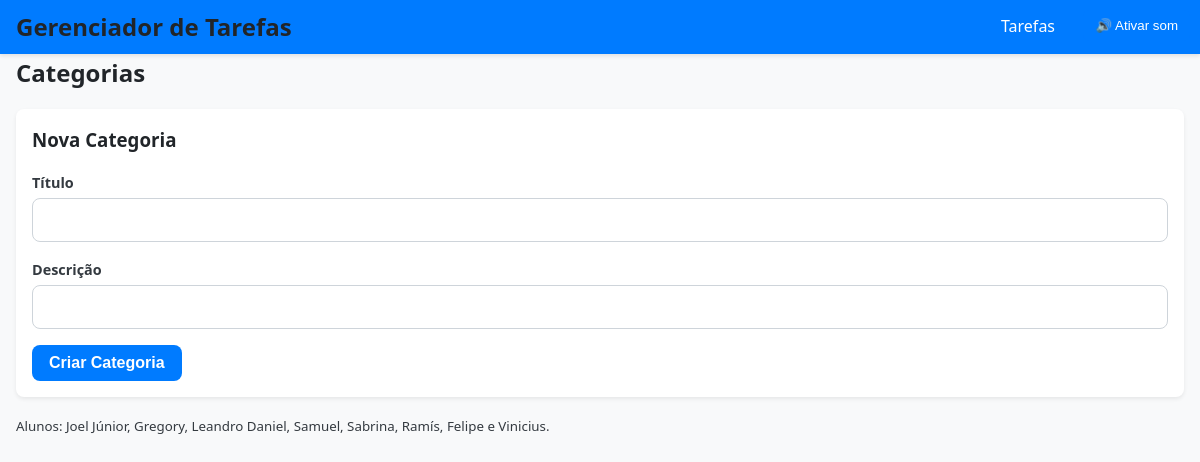
The page /categories on the database as committed earlier.
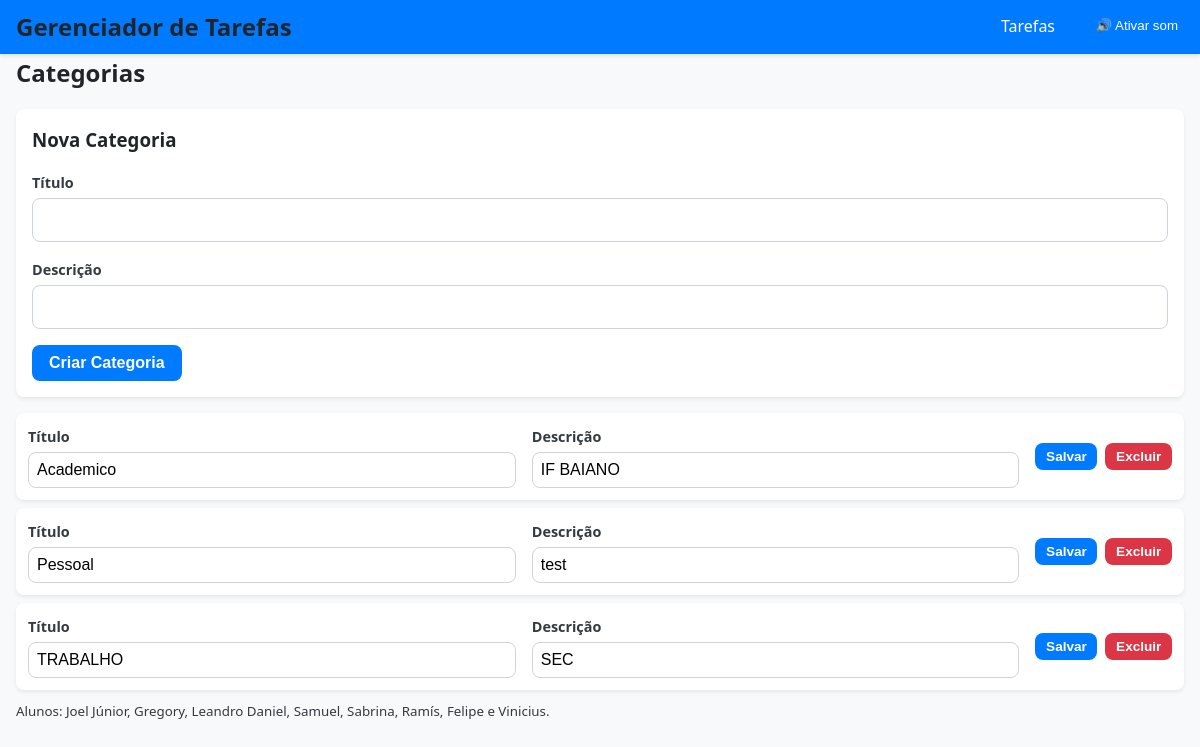
The same page on the database as committed later.
### tables this page shows
CREATE TABLE categories(
        id INTEGER PRIMARY KEY AUTOINCREMENT,
        title TEXT UNIQUE NOT NULL,
        description TEXT
    );

### app.py (the view)
@app.route('/categories')
def categories():
    cats = trabalho.get_categories()
    categories = [{'id': c[0], 'title': c[1], 'description': c[2]} for c in cats]
    return render_template('categories.html', categories=categories)

### trabalho.py (called while the page is built)
def db_execute(query, params=(), fetch=False, many=False):
    conn = sqlite3.connect(DB)
    c = conn.cursor()
    if many:
        c.executemany(query, params)
    else:
        c.execute(query, params)
    if fetch:
        rows = c.fetchall()
        conn.close()
        return rows
    conn.commit()
    conn.close()

def get_categories():
    return db_execute("SELECT id, title, description FROM categories ORDER BY title", fetch=True)

### templates/categories.html
{% extends "base.html" %}
{% block content %}
<h2>Categorias</h2>
<form class="card new-category-form" action="{{ url_for('new_category') }}" method="post">
  <h3>Nova Categoria</h3>
  <div class="form-group">
    <label for="new_title">Título</label>
    <input id="new_title" name="title" required>
  </div>
  <div class="form-group">
    <label for="new_description">Descrição</label>
    <input id="new_description" name="description">
  </div>
  <button class="btn primary" type="submit">Criar Categoria</button>
</form>
<ul class="category-list">
  {% for c in categories %}
  <li class="card category-item">
    <form action="{{ url_for('edit_category', cat_id=c.id) }}" method="post" class="category-edit-form">
      <div class="form-group">
        <label for="title-{{ c.id }}">Título</label>
        <input id="title-{{ c.id }}" name="title" value="{{ c.title }}" required>
      </div>
      <div class="form-group">
        <label for="desc-{{ c.id }}">Descrição</label>
        <input id="desc-{{ c.id }}" name="description" value="{{ c.description or '' }}">
      </div>
      <div class="category-actions">
          <button class="btn small primary" type="submit">Salvar</button>
          <button class="btn small danger" type="submit" formaction="{{ url_for('delete_category', cat_id=c.id) }}" formmethod="post">Excluir</button>
      </div>
    </form>
  </li>
  {% endfor %}
</ul>
{% endblock %}

Rows that differ between the two databases and show on the page:
added categories: title "Academico", description "IF BAIANO"
added categories: title "Pessoal", description "test"
added categories: title "TRABALHO", description "SEC"
